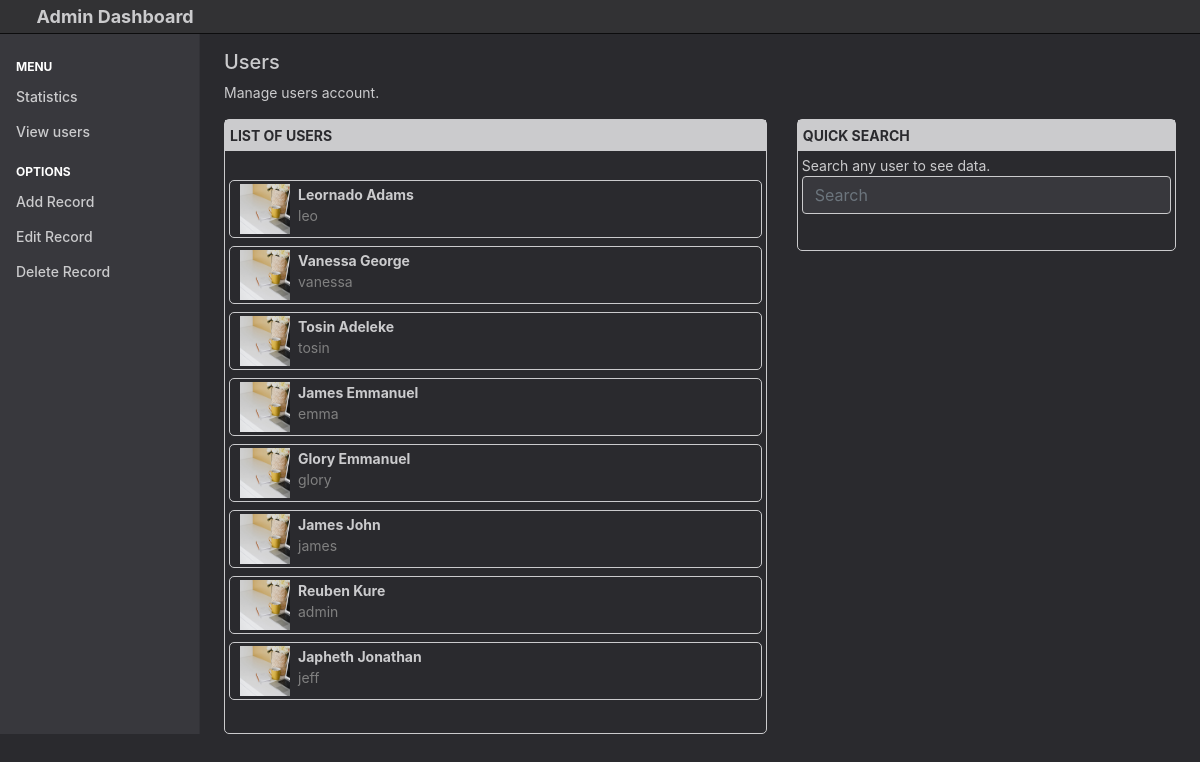
Screenshot of /viewuser.php with the database file from the repository.
### tables this page shows
CREATE TABLE `users` (
  `id` int(11) NOT NULL,
  `unique_id` varchar(250) NOT NULL,
  `fullname` varchar(250) NOT NULL,
  `username` varchar(250) NOT NULL,
  `password` varchar(250) NOT NULL,
  `admin` enum('no','yes') NOT NULL DEFAULT 'no',
  `date_n_time` timestamp NOT NULL DEFAULT current_timestamp()
);

### includes/view.php (the view, shortened to what this page needs)
<?php
      $select_users = "SELECT * FROM users ORDER BY id DESC LIMIT 10";
      $stmt = mysqli_prepare($db_var, $select_users);
      mysqli_stmt_execute($stmt);
      $result = mysqli_stmt_get_result($stmt);
      while ($row = mysqli_fetch_array($result, MYSQLI_ASSOC)) {
          $user_id = $row["unique_id"];
          $user_name = $row["username"];
          $user_full_name = $row["fullname"];
          echo "
        <div class='mb-2' id='s-w-body' style='height: 58px;'>
                    <div class='s_u_profile_photo float-left mr-2'>
                        <img src='img02.jpg' style='width:100%;'>
                    </div>
             <div>
                    <div><b>" . $user_full_name . "</b><a href='user_panel.php?id=" . $user_id . "'><span class='icon-settings'></span></a></div>
                    <div style='color:grey'>" . $user_name . "</div>
            </div>
        </div>";
      }
?>

### viewuser.php (shortened to what this page needs)
<?php
include "db/connection.php";
?>
<!DOCTYPE html>
<html lang="en">
<head>
    <link href="css/bootstrap.min.css" rel="stylesheet">
    <link href="css/cp.css" rel="stylesheet">
</head>
<body>
    <header class="navbar sticky-top header_color p-0">
        <div class="header_t pl-2"><a href="home" class="pointer"><span class="icon icon-arrow-left"></span></a>&nbsp;&nbsp;Admin Dashboard</div>
    </header>
    <div class="container-fluid">
        <div class="row">
            <nav class="col-md-2 d-none d-md-block bg_ab sidebar">
                <div class="sidebar-sticky list-group" id="list-tab" role="tablist">
                    <ul class="nav flex-column mb-2 mt-1">
                        <li>
                            <h6 class="sidebar-heading d-flex justify-content-between align-items-center px-3 mb-1">
                                <b data-placement="bottom" data-toggle="tooltip" title="menu">Menu</b>
                            </h6>
                        </li>
                        <li class="nav-item mb-2">
                            <a class="list-group-item list-group-item-action list_group_item_k"  href="dashboard.php" role="">
                                Statistics
                            </a>
                            <a class="list-group-item list-group-item-action list_group_item_k"  href="viewuser.php">
                                View users
                            </a>
                        </li>
                        <li>
                            <h6 class="sidebar-heading d-flex justify-content-between align-items-center px-3 mt-2 mb-1">
                                <b data-placement="bottom">Options</b>
                            </h6>
                        </li>
                        <li class="nav-item">
                            <a class="list-group-item list-group-item-action list_group_item_k"  href="add.php" >
                                Add Record
                            </a>
                        </li>
                        <li class="nav-item">
                            <a class="list-group-item list-group-item-action list_group_item_k "  href="#stats_set">
                                Edit Record
                            </a>
                        <li class="nav-item">
                            <a class="list-group-item list-group-item-action list_group_item_k " href="delete.php">
                                Delete Record
                            </a>
                        </li>
                    </ul>
                </div>
            </nav>
            <main role="main" class="col-md-9 ml-sm-auto col-lg-10 pt-3 px-4 tab-content" id="nav-tabContent">
                <div id="users_set" role="tabpanel" aria-labelledby="users">
                    <h5>Users</h5>
                    <p class="desp">Manage users account.</p>
                    <div class="row">
                        <div class="col-md-7">
                            <div class="stats_body">
                                <div id="stats_head">
                                    <b>LIST OF USERS</b>
                                </div>
                                <div id="last_new_users" class="mt-1 p-1">
                                    <br>
                                    <?php
                              include "includes/view.php";
                                    ?>
                                    <br>
                                </div>
                            </div>
                        </div>
                        <div class="col-md-5">
                            <div class="stats_body">
                                <div id="stats_head">
                                    <b>QUICK SEARCH</b>
                                </div>
                                <div class="form-group p-1">
                                    <div class="desp">Search any user to see data.</div>
                                    <input type="text" class="form-control clear_txt" name="quick_user_search" id="quick_user_s" placeholder="Search" autocomplete="off">
                                    <div id="quick_user_s_result" class="search_overflow p-2"></div>
                                </div>
                            </div>
                        </div>
                    </div>
                </div>
            </main>
        </div>
    </div>
</body>
</html>

### css/cp.css (style rules this page uses)
body { background-color: #2A2A2E; color: #CBCBCD; font-size: .875rem; }
.header_color { background-color: #323234; border-bottom: 1px solid #0C0C0D; }
a { color: #42A1F2; transition: color 0.3s linear; -webkit-transition: color 0.3s linear; -moz-transition: color 0.3s linear; }
.bg_ab { background-color: #38383D; color: white; }
.sidebar { top: 0; bottom: 0; left: 0; padding: 0; box-shadow: inset -1px 0 0 rgba(0, 0, 0, .1); }
.sidebar-sticky { position: sticky; top: 48px; padding-top: .5rem; }
.sidebar-heading { font-size: .75rem; text-transform: uppercase; }
.header_t { color: #CBCBCD; font-size: 18px; font-weight: bold; padding: 3px; }
.header_t a { color: #CBCBCD; text-decoration: none; background-color: transparent; padding: 10px; }
.list_group_item_k:first-child { border-top-left-radius: 0rem; border-top-right-radius: 0rem; }
.list_group_item_k { color: #CBCBCD; font-weight: 500; padding: .45rem 1.0rem; margin-bottom: 0px; background-color: transparent; border: 0; border-right: 0; border-bottom: 0; }
.list_group_item_k:last-child { margin-bottom: 0; border-bottom-right-radius: 0rem; border-bottom-left-radius: 0rem; }
.desp { color: #CBCBCD; }
.form-control { display: block; width: 100%; padding: .375rem .75rem; font-size: 1rem; line-height: 1.5; color: #CBCBCD; background-color: #38383D; background-clip: padding-box; border: 1px solid #CBCBCD; border-radius: .25rem; transition: border-color .15s ease-in-out,box-shadow .15s ease-in-out; }
.s_u_profile_photo { width: 50px; height: 50px; background-color: #ddd; border-radius: 50%; margin-left: 10px; }
.s_u_profile_photo img { width: 100%; height: 100%; }
#s-w-body { border: 1px solid #CBCBCD; padding-top: 3px; border-radius: 5px; }
.stats_body { border: 1px solid #CBCBCD; border-radius: 5px; }
#stats_head { color: #2A2A2E; background-color: #CBCBCD; padding: 5px; }

### rows the page displays
users: fullname "Leornado Adams", username "leo"
users: fullname "Vanessa George", username "vanessa"
users: fullname "Tosin Adeleke", username "tosin"
users: fullname "James Emmanuel", username "emma"
users: fullname "Glory Emmanuel", username "glory"
users: fullname "James John", username "james"
users: fullname "Reuben Kure", username "admin"
users: fullname "Japheth Jonathan", username "jeff"
